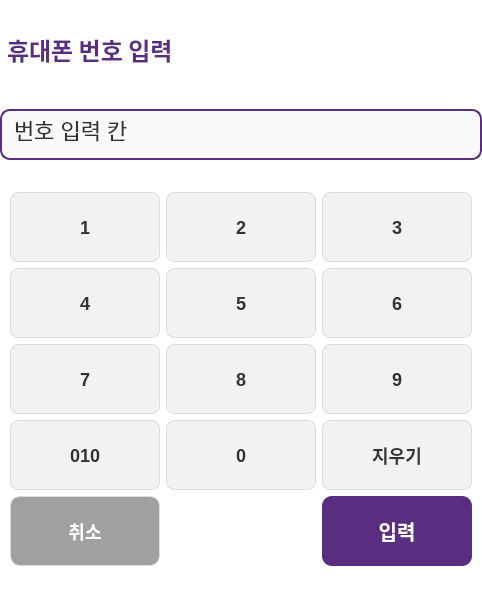
<?xml version="1.0" encoding="UTF-8"?>
<ui version="4.0">
 <class>PointInputView</class>
 <widget class="QWidget" name="PointInputView">
  <property name="geometry">
   <rect>
    <x>0</x>
    <y>0</y>
    <width>482</width>
    <height>600</height>
   </rect>
  </property>
  <property name="minimumSize">
   <size>
    <width>0</width>
    <height>0</height>
   </size>
  </property>
  <property name="maximumSize">
   <size>
    <width>16777215</width>
    <height>16777215</height>
   </size>
  </property>
  <property name="windowTitle">
   <string>Form</string>
  </property>
  <property name="styleSheet">
   <string notr="true">/* 전반적인 위젯 배경 */
QWidget {
    background-color: #FFFFFF;
    font-family: &quot;Malgun Gothic&quot;, sans-serif;
}

/* 제목 레이블 (예: 쿠폰 입력, 결제 수단 선택) */
QLabel#label, QLabel#label_3, QLabel#label_title {
    color: #5A2D81;
    font-weight: bold;
    font-size: 24px;
    margin-bottom: 10px;
}

/* 숫자 입력칸 (QLineEdit) */
QLineEdit {
    border: 2px solid #5A2D81;
    border-radius: 10px;
    padding: 10px;
    font-size: 22px;
    color: #333333;
    background-color: #F9F9F9;
}

/* 일반 버튼 (숫자 패드 등) */
QPushButton {
    background-color: #F2F2F2;
    border: 1px solid #DCDCDC;
    border-radius: 8px;
    font-size: 18px;
    font-weight: bold;
    color: #333333;
    min-height: 50px;
}

QPushButton:pressed {
    background-color: #E0E0E0;
}

/* 포인트 버튼 (확인, 결제하기, APP쿠폰 등) */
QPushButton#pushButton_15, QPushButton#btnPay, QPushButton#coupon_app_btn, QPushButton#btn_insert_card {
    background-color: #5A2D81;
    color: #FFFFFF;
    border: none;
    border-radius: 10px;
    font-size: 20px;
}

QPushButton:hover {
    background-color: #723D9D;
}

/* 취소/이전 버튼 */
QPushButton#pushButton_14, QPushButton#btnCancel, QPushButton#btn_cancel {
    background-color: #A0A0A0;
    color: #FFFFFF;
    border-radius: 10px;
}

/* 결과창 레이블 (조회 성공/실패) */
QLabel#label[text=&quot;조회 성공&quot;] {
    color: #2D815A;
    font-size: 20px;
}

QLabel#label_2[text=&quot;조회 실패&quot;] {
    color: #D32F2F;
    font-size: 20px;
}</string>
  </property>
  <layout class="QVBoxLayout" name="verticalLayout">
   <property name="spacing">
    <number>0</number>
   </property>
   <property name="leftMargin">
    <number>0</number>
   </property>
   <property name="topMargin">
    <number>0</number>
   </property>
   <property name="rightMargin">
    <number>0</number>
   </property>
   <property name="bottomMargin">
    <number>0</number>
   </property>
   <item>
    <widget class="QLabel" name="label">
     <property name="sizePolicy">
      <sizepolicy hsizetype="Minimum" vsizetype="Maximum">
       <horstretch>0</horstretch>
       <verstretch>0</verstretch>
      </sizepolicy>
     </property>
     <property name="font">
      <font>
       <family>Malgun Gothic</family>
       <pointsize>-1</pointsize>
       <bold>true</bold>
      </font>
     </property>
     <property name="autoFillBackground">
      <bool>false</bool>
     </property>
     <property name="text">
      <string>휴대폰 번호 입력</string>
     </property>
    </widget>
   </item>
   <item>
    <widget class="QLineEdit" name="lineEdit">
     <property name="autoFillBackground">
      <bool>false</bool>
     </property>
     <property name="text">
      <string>번호 입력 칸</string>
     </property>
     <property name="readOnly">
      <bool>true</bool>
     </property>
    </widget>
   </item>
   <item>
    <layout class="QHBoxLayout" name="horizontalLayout_2">
     <property name="spacing">
      <number>0</number>
     </property>
     <item>
      <layout class="QGridLayout" name="gridLayout" columnminimumwidth="0,0,0">
       <property name="spacing">
        <number>6</number>
       </property>
       <item row="2" column="2">
        <widget class="QPushButton" name="pushButton_9">
         <property name="minimumSize">
          <size>
           <width>150</width>
           <height>52</height>
          </size>
         </property>
         <property name="maximumSize">
          <size>
           <width>70</width>
           <height>70</height>
          </size>
         </property>
         <property name="text">
          <string>9</string>
         </property>
        </widget>
       </item>
       <item row="1" column="0">
        <widget class="QPushButton" name="pushButton_4">
         <property name="minimumSize">
          <size>
           <width>150</width>
           <height>52</height>
          </size>
         </property>
         <property name="maximumSize">
          <size>
           <width>70</width>
           <height>70</height>
          </size>
         </property>
         <property name="text">
          <string>4</string>
         </property>
        </widget>
       </item>
       <item row="4" column="2">
        <widget class="QPushButton" name="pushButton_15">
         <property name="minimumSize">
          <size>
           <width>150</width>
           <height>50</height>
          </size>
         </property>
         <property name="maximumSize">
          <size>
           <width>70</width>
           <height>70</height>
          </size>
         </property>
         <property name="text">
          <string>입력</string>
         </property>
        </widget>
       </item>
       <item row="2" column="1">
        <widget class="QPushButton" name="pushButton_8">
         <property name="minimumSize">
          <size>
           <width>150</width>
           <height>52</height>
          </size>
         </property>
         <property name="maximumSize">
          <size>
           <width>70</width>
           <height>70</height>
          </size>
         </property>
         <property name="text">
          <string>8</string>
         </property>
        </widget>
       </item>
       <item row="1" column="1">
        <widget class="QPushButton" name="pushButton_5">
         <property name="minimumSize">
          <size>
           <width>150</width>
           <height>52</height>
          </size>
         </property>
         <property name="maximumSize">
          <size>
           <width>70</width>
           <height>70</height>
          </size>
         </property>
         <property name="text">
          <string>5</string>
         </property>
        </widget>
       </item>
       <item row="2" column="0">
        <widget class="QPushButton" name="pushButton_7">
         <property name="minimumSize">
          <size>
           <width>150</width>
           <height>52</height>
          </size>
         </property>
         <property name="maximumSize">
          <size>
           <width>70</width>
           <height>70</height>
          </size>
         </property>
         <property name="text">
          <string>7</string>
         </property>
        </widget>
       </item>
       <item row="0" column="2">
        <widget class="QPushButton" name="pushButton_3">
         <property name="minimumSize">
          <size>
           <width>150</width>
           <height>52</height>
          </size>
         </property>
         <property name="maximumSize">
          <size>
           <width>70</width>
           <height>70</height>
          </size>
         </property>
         <property name="text">
          <string>3</string>
         </property>
        </widget>
       </item>
       <item row="0" column="0">
        <widget class="QPushButton" name="pushButton">
         <property name="minimumSize">
          <size>
           <width>150</width>
           <height>52</height>
          </size>
         </property>
         <property name="maximumSize">
          <size>
           <width>70</width>
           <height>70</height>
          </size>
         </property>
         <property name="text">
          <string>1</string>
         </property>
        </widget>
       </item>
       <item row="4" column="0">
        <widget class="QPushButton" name="pushButton_14">
         <property name="minimumSize">
          <size>
           <width>150</width>
           <height>52</height>
          </size>
         </property>
         <property name="maximumSize">
          <size>
           <width>70</width>
           <height>70</height>
          </size>
         </property>
         <property name="text">
          <string>취소</string>
         </property>
        </widget>
       </item>
       <item row="3" column="1">
        <widget class="QPushButton" name="pushButton_11">
         <property name="minimumSize">
          <size>
           <width>150</width>
           <height>52</height>
          </size>
         </property>
         <property name="maximumSize">
          <size>
           <width>70</width>
           <height>70</height>
          </size>
         </property>
         <property name="text">
          <string>0</string>
         </property>
        </widget>
       </item>
       <item row="3" column="0">
        <widget class="QPushButton" name="pushButton_10">
         <property name="minimumSize">
          <size>
           <width>150</width>
           <height>52</height>
          </size>
         </property>
         <property name="maximumSize">
          <size>
           <width>70</width>
           <height>70</height>
          </size>
         </property>
         <property name="text">
          <string>010</string>
         </property>
        </widget>
       </item>
       <item row="1" column="2">
        <widget class="QPushButton" name="pushButton_6">
         <property name="minimumSize">
          <size>
           <width>150</width>
           <height>52</height>
          </size>
         </property>
         <property name="maximumSize">
          <size>
           <width>70</width>
           <height>70</height>
          </size>
         </property>
         <property name="text">
          <string>6</string>
         </property>
        </widget>
       </item>
       <item row="0" column="1">
        <widget class="QPushButton" name="pushButton_2">
         <property name="minimumSize">
          <size>
           <width>150</width>
           <height>52</height>
          </size>
         </property>
         <property name="maximumSize">
          <size>
           <width>70</width>
           <height>70</height>
          </size>
         </property>
         <property name="text">
          <string>2</string>
         </property>
        </widget>
       </item>
       <item row="3" column="2">
        <widget class="QPushButton" name="pushButton_12">
         <property name="minimumSize">
          <size>
           <width>150</width>
           <height>52</height>
          </size>
         </property>
         <property name="maximumSize">
          <size>
           <width>70</width>
           <height>70</height>
          </size>
         </property>
         <property name="text">
          <string>지우기</string>
         </property>
        </widget>
       </item>
      </layout>
     </item>
    </layout>
   </item>
  </layout>
 </widget>
 <resources/>
 <connections/>
</ui>
